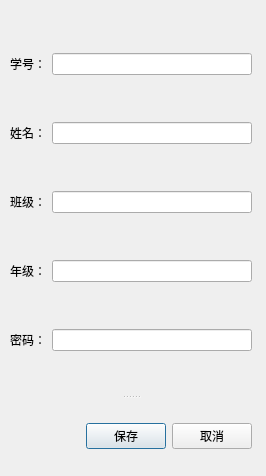
<?xml version="1.0" encoding="UTF-8"?>
<ui version="4.0">
 <class>alterDialog</class>
 <widget class="QDialog" name="alterDialog">
  <property name="geometry">
   <rect>
    <x>0</x>
    <y>0</y>
    <width>266</width>
    <height>476</height>
   </rect>
  </property>
  <property name="windowTitle">
   <string>Dialog</string>
  </property>
  <widget class="QSplitter" name="splitter">
   <property name="geometry">
    <rect>
     <x>10</x>
     <y>12</y>
     <width>242</width>
     <height>461</height>
    </rect>
   </property>
   <property name="orientation">
    <enum>Qt::Vertical</enum>
   </property>
   <widget class="QWidget" name="">
    <layout class="QVBoxLayout" name="verticalLayout">
     <item>
      <layout class="QHBoxLayout" name="horizontalLayout">
       <item>
        <widget class="QLabel" name="label">
         <property name="text">
          <string>学号：</string>
         </property>
        </widget>
       </item>
       <item>
        <widget class="QLineEdit" name="lineEdit_ID"/>
       </item>
      </layout>
     </item>
     <item>
      <layout class="QHBoxLayout" name="horizontalLayout_2">
       <item>
        <widget class="QLabel" name="label_2">
         <property name="text">
          <string>姓名：</string>
         </property>
        </widget>
       </item>
       <item>
        <widget class="QLineEdit" name="lineEdit_Name"/>
       </item>
      </layout>
     </item>
     <item>
      <layout class="QHBoxLayout" name="horizontalLayout_3">
       <item>
        <widget class="QLabel" name="label_4">
         <property name="text">
          <string>班级：</string>
         </property>
        </widget>
       </item>
       <item>
        <widget class="QLineEdit" name="lineEdit_Class"/>
       </item>
      </layout>
     </item>
     <item>
      <layout class="QHBoxLayout" name="horizontalLayout_4">
       <item>
        <widget class="QLabel" name="label_3">
         <property name="text">
          <string>年级：</string>
         </property>
        </widget>
       </item>
       <item>
        <widget class="QLineEdit" name="lineEdit_Grade"/>
       </item>
      </layout>
     </item>
     <item>
      <layout class="QHBoxLayout" name="horizontalLayout_5">
       <item>
        <widget class="QLabel" name="label_5">
         <property name="text">
          <string>密码：</string>
         </property>
        </widget>
       </item>
       <item>
        <widget class="QLineEdit" name="lineEdit_Password"/>
       </item>
      </layout>
     </item>
    </layout>
   </widget>
   <widget class="QWidget" name="layoutWidget">
    <layout class="QHBoxLayout" name="horizontalLayout_6">
     <item>
      <spacer name="horizontalSpacer">
       <property name="orientation">
        <enum>Qt::Horizontal</enum>
       </property>
       <property name="sizeHint" stdset="0">
        <size>
         <width>40</width>
         <height>20</height>
        </size>
       </property>
      </spacer>
     </item>
     <item>
      <widget class="QPushButton" name="pushButton_Save">
       <property name="text">
        <string>保存</string>
       </property>
      </widget>
     </item>
     <item>
      <widget class="QPushButton" name="pushButton_Cancel">
       <property name="text">
        <string>取消</string>
       </property>
      </widget>
     </item>
    </layout>
   </widget>
  </widget>
 </widget>
 <resources/>
 <connections/>
</ui>
